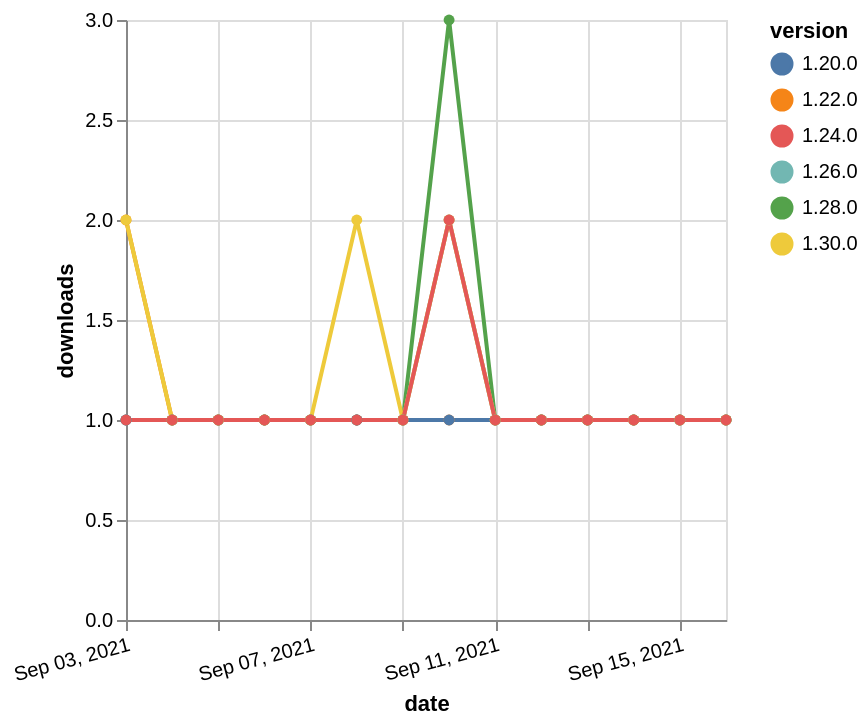

Here is the Vega-Lite specification saved for this chart:
### Vega-Lite specification from a JSON file in a GitHub repository (floating-point values rounded to 4 significant figures)
{"$schema": "https://vega.github.io/schema/vega-lite/v5.json", "description": "A simple bar chart with embedded data.", "data": {"values": [{"date": "2021-09-03", "total": 170, "delta": 2, "version": "1.22.0"}, {"date": "2021-09-04", "total": 171, "delta": 1, "version": "1.22.0"}, {"date": "2021-09-05", "total": 172, "delta": 1, "version": "1.22.0"}, {"date": "2021-09-06", "total": 173, "delta": 1, "version": "1.22.0"}, {"date": "2021-09-07", "total": 174, "delta": 1, "version": "1.22.0"}, {"date": "2021-09-08", "total": 175, "delta": 1, "version": "1.22.0"}, {"date": "2021-09-09", "total": 176, "delta": 1, "version": "1.22.0"}, {"date": "2021-09-10", "total": 177, "delta": 1, "version": "1.22.0"}, {"date": "2021-09-11", "total": 178, "delta": 1, "version": "1.22.0"}, {"date": "2021-09-12", "total": 179, "delta": 1, "version": "1.22.0"}, {"date": "2021-09-13", "total": 180, "delta": 1, "version": "1.22.0"}, {"date": "2021-09-14", "total": 181, "delta": 1, "version": "1.22.0"}, {"date": "2021-09-15", "total": 182, "delta": 1, "version": "1.22.0"}, {"date": "2021-09-16", "total": 183, "delta": 1, "version": "1.22.0"}, {"date": "2021-09-03", "total": 155, "delta": 1, "version": "1.28.0"}, {"date": "2021-09-04", "total": 156, "delta": 1, "version": "1.28.0"}, {"date": "2021-09-05", "total": 157, "delta": 1, "version": "1.28.0"}, {"date": "2021-09-06", "total": 158, "delta": 1, "version": "1.28.0"}, {"date": "2021-09-07", "total": 159, "delta": 1, "version": "1.28.0"}, {"date": "2021-09-08", "total": 160, "delta": 1, "version": "1.28.0"}, {"date": "2021-09-09", "total": 161, "delta": 1, "version": "1.28.0"}, {"date": "2021-09-10", "total": 164, "delta": 3, "version": "1.28.0"}, {"date": "2021-09-11", "total": 165, "delta": 1, "version": "1.28.0"}, {"date": "2021-09-12", "total": 166, "delta": 1, "version": "1.28.0"}, {"date": "2021-09-13", "total": 167, "delta": 1, "version": "1.28.0"}, {"date": "2021-09-14", "total": 168, "delta": 1, "version": "1.28.0"}, {"date": "2021-09-15", "total": 169, "delta": 1, "version": "1.28.0"}, {"date": "2021-09-16", "total": 170, "delta": 1, "version": "1.28.0"}, {"date": "2021-09-03", "total": 153, "delta": 1, "version": "1.26.0"}, {"date": "2021-09-04", "total": 154, "delta": 1, "version": "1.26.0"}, {"date": "2021-09-05", "total": 155, "delta": 1, "version": "1.26.0"}, {"date": "2021-09-06", "total": 156, "delta": 1, "version": "1.26.0"}, {"date": "2021-09-07", "total": 157, "delta": 1, "version": "1.26.0"}, {"date": "2021-09-08", "total": 158, "delta": 1, "version": "1.26.0"}, {"date": "2021-09-09", "total": 159, "delta": 1, "version": "1.26.0"}, {"date": "2021-09-10", "total": 161, "delta": 2, "version": "1.26.0"}, {"date": "2021-09-11", "total": 162, "delta": 1, "version": "1.26.0"}, {"date": "2021-09-12", "total": 163, "delta": 1, "version": "1.26.0"}, {"date": "2021-09-13", "total": 164, "delta": 1, "version": "1.26.0"}, {"date": "2021-09-14", "total": 165, "delta": 1, "version": "1.26.0"}, {"date": "2021-09-15", "total": 166, "delta": 1, "version": "1.26.0"}, {"date": "2021-09-16", "total": 167, "delta": 1, "version": "1.26.0"}, {"date": "2021-09-03", "total": 210, "delta": 1, "version": "1.20.0"}, {"date": "2021-09-04", "total": 211, "delta": 1, "version": "1.20.0"}, {"date": "2021-09-05", "total": 212, "delta": 1, "version": "1.20.0"}, {"date": "2021-09-06", "total": 213, "delta": 1, "version": "1.20.0"}, {"date": "2021-09-07", "total": 214, "delta": 1, "version": "1.20.0"}, {"date": "2021-09-08", "total": 215, "delta": 1, "version": "1.20.0"}, {"date": "2021-09-09", "total": 216, "delta": 1, "version": "1.20.0"}, {"date": "2021-09-10", "total": 217, "delta": 1, "version": "1.20.0"}, {"date": "2021-09-11", "total": 218, "delta": 1, "version": "1.20.0"}, {"date": "2021-09-12", "total": 219, "delta": 1, "version": "1.20.0"}, {"date": "2021-09-13", "total": 220, "delta": 1, "version": "1.20.0"}, {"date": "2021-09-14", "total": 221, "delta": 1, "version": "1.20.0"}, {"date": "2021-09-15", "total": 222, "delta": 1, "version": "1.20.0"}, {"date": "2021-09-16", "total": 223, "delta": 1, "version": "1.20.0"}, {"date": "2021-09-03", "total": 106, "delta": 2, "version": "1.30.0"}, {"date": "2021-09-04", "total": 107, "delta": 1, "version": "1.30.0"}, {"date": "2021-09-05", "total": 108, "delta": 1, "version": "1.30.0"}, {"date": "2021-09-06", "total": 109, "delta": 1, "version": "1.30.0"}, {"date": "2021-09-07", "total": 110, "delta": 1, "version": "1.30.0"}, {"date": "2021-09-08", "total": 112, "delta": 2, "version": "1.30.0"}, {"date": "2021-09-09", "total": 113, "delta": 1, "version": "1.30.0"}, {"date": "2021-09-10", "total": 115, "delta": 2, "version": "1.30.0"}, {"date": "2021-09-11", "total": 116, "delta": 1, "version": "1.30.0"}, {"date": "2021-09-12", "total": 117, "delta": 1, "version": "1.30.0"}, {"date": "2021-09-13", "total": 118, "delta": 1, "version": "1.30.0"}, {"date": "2021-09-14", "total": 119, "delta": 1, "version": "1.30.0"}, {"date": "2021-09-15", "total": 120, "delta": 1, "version": "1.30.0"}, {"date": "2021-09-16", "total": 121, "delta": 1, "version": "1.30.0"}, {"date": "2021-09-03", "total": 170, "delta": 1, "version": "1.24.0"}, {"date": "2021-09-04", "total": 171, "delta": 1, "version": "1.24.0"}, {"date": "2021-09-05", "total": 172, "delta": 1, "version": "1.24.0"}, {"date": "2021-09-06", "total": 173, "delta": 1, "version": "1.24.0"}, {"date": "2021-09-07", "total": 174, "delta": 1, "version": "1.24.0"}, {"date": "2021-09-08", "total": 175, "delta": 1, "version": "1.24.0"}, {"date": "2021-09-09", "total": 176, "delta": 1, "version": "1.24.0"}, {"date": "2021-09-10", "total": 178, "delta": 2, "version": "1.24.0"}, {"date": "2021-09-11", "total": 179, "delta": 1, "version": "1.24.0"}, {"date": "2021-09-12", "total": 180, "delta": 1, "version": "1.24.0"}, {"date": "2021-09-13", "total": 181, "delta": 1, "version": "1.24.0"}, {"date": "2021-09-14", "total": 182, "delta": 1, "version": "1.24.0"}, {"date": "2021-09-15", "total": 183, "delta": 1, "version": "1.24.0"}, {"date": "2021-09-16", "total": 184, "delta": 1, "version": "1.24.0"}]}, "width": "container", "mark": {"type": "line", "point": {"filled": true}}, "encoding": {"x": {"field": "date", "type": "temporal", "timeUnit": "yearmonthdate", "title": "date", "axis": {"labelAngle": -15}}, "y": {"field": "delta", "type": "quantitative", "title": "downloads"}, "color": {"field": "version", "type": "nominal"}, "tooltip": {"field": "delta"}}}
